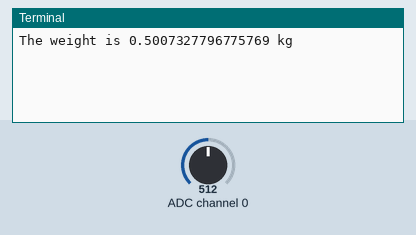
A program run on a simulated Raspberry Pi (BCM pin numbers). Parts: the last lines printed to the terminal. The inputs (shaded band) are chosen by the test bench; at power-on: ADC channel 0 = 512 (analog values on the 0–1023 scale). Web requests get an empty 200 reply after 0.4 s.

Above: at 1.2 s.
1.3 s: ADC channel 0 set to 716
At 6.4 s:
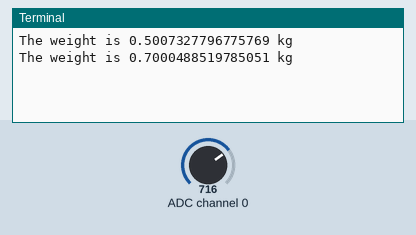
7.4 s: ADC channel 0 set to 900
At 11.4 s:
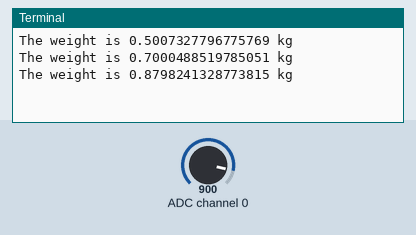
Timing chart, 0 to 12.9 s (numbered marks = the images above; inputs shaded):
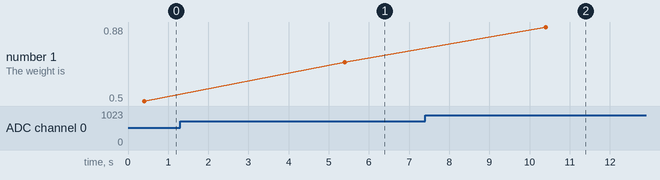

Measured:
- after the input at 1.3 s, the terminal: prints a new line after 4.1 s (image 1)
- after the input at 7.4 s, the terminal: prints a new line after 3.0 s (image 2)
- plotted number 1: 0.5 → 0.7 after the input at 1.3 s, 0.7 → 0.88 after the input at 7.4 s

The program:

o.py
```python
import requests
import time
from gpiozero import MCP3008
import json
response = requests.get("https://studev.groept.be/api/a21ib2a03/measure/5/Mario/5.2")

def convert_temp(gen):
    for value in gen:
        yield value

adc = MCP3008(channel=0)

for temp in convert_temp(adc.values):
    print('The weight is', temp, 'kg')
    time. sleep(5)
```
